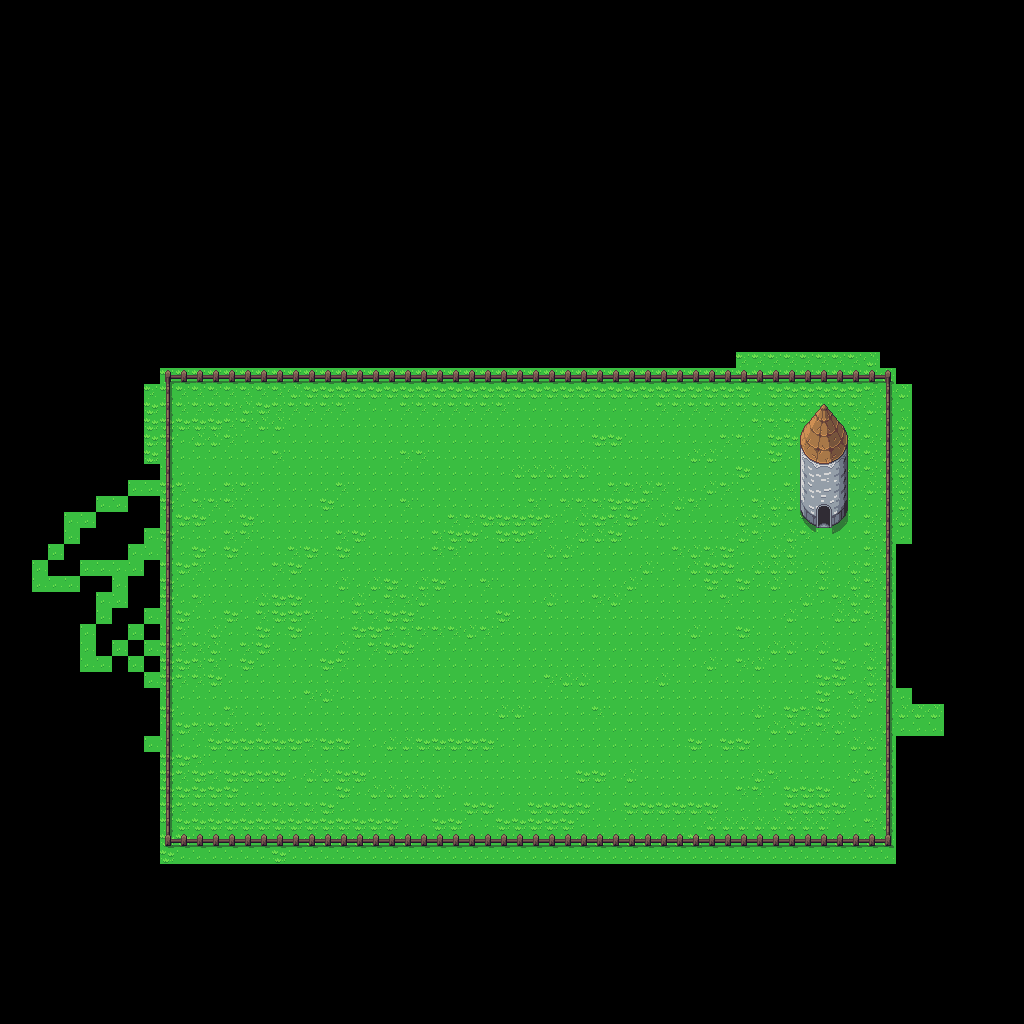

Rendered tile map (Tiled .tmx) drawn with the repository's tilesets; below, a short description and the map source with its tile grids summarised:
An orthogonal 64x64 tile map with 16x16 px tiles, 6 tile layers (GroundLayer, FirstLayer, BackgroundLayer, Tile Layer 6, ...).

<map version="1.4" tiledversion="1.4.3" orientation="orthogonal" renderorder="right-down" width="64" height="64" tilewidth="16" tileheight="16" infinite="0" nextlayerid="23" nextobjectid="1">
 <tileset firstgid="1" source="../Tilesets/Overworld.tsx" />
 <group id="15" name="Ground">
  <layer id="1" name="GroundLayer" width="64" height="64" locked="1">
   <data>[4096 cells, 1491 non-empty, 6 distinct tile ids]</data>
  </layer>
  <layer id="3" name="FirstLayer" width="64" height="64">
   <data>[4096 cells, 152 non-empty, 9 distinct tile ids]</data>
  </layer>
 </group>
 <group id="5" name="BuildingLayers">
  <group id="16" name="Silo#1">
   <layer id="7" name="BackgroundLayer" width="64" height="64">
    <data>[4096 cells, 27 non-empty, 14 distinct tile ids]</data>
   </layer>
   <layer id="17" name="Tile Layer 6" width="64" height="64">
    <data>[4096 cells, 0 non-empty, 0 distinct tile ids]</data>
   </layer>
   <layer id="6" name="DoorLayer" width="64" height="64">
    <data>[4096 cells, 31 non-empty, 10 distinct tile ids]</data>
   </layer>
   <layer id="4" name="RoofLayer" width="64" height="64">
    <data>[4096 cells, 17 non-empty, 16 distinct tile ids]</data>
   </layer>
  </group>
 </group>
</map>
